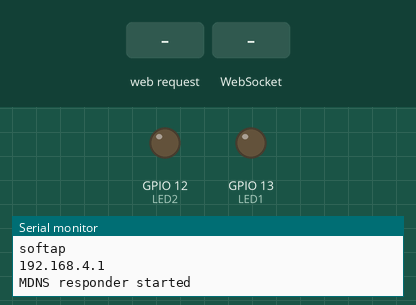
Recording of a sketch running on a simulated ESP8266 (NodeMCU). Shown: output pins drawn as LEDs (lit = HIGH), the last lines printed to the serial monitor. The inputs (shaded band) are chosen by the test bench.

Above: at 1.2 s.
1.3 s: HTTP request GET /led1/on received
At 2.4 s:
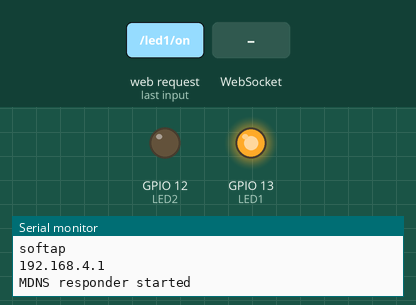
2.8 s: WebSocket text "1" received
At 3.6 s:
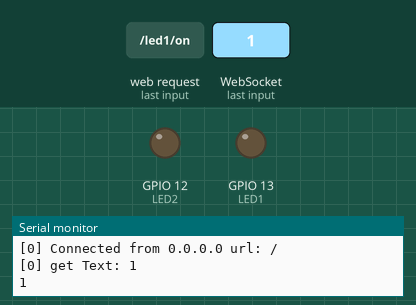
Timing chart, 0 to 5.8 s (numbered marks = the images above; inputs shaded):
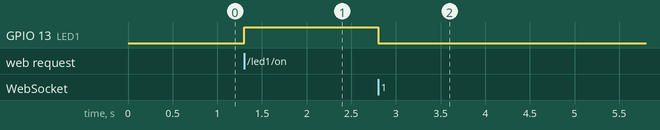

The sketch:

Tool_AsyncElegantOta.ino
```cpp
#include <ESP8266WiFi.h>
#include <ESP8266mDNS.h>
#include <WebSocketsServer.h>

#include <ArduinoJson.h>
#include "WebPage.h"


#define LED1 13
#define LED2 12


// ipaddress/led1/on
//ipaddress/led1/off

// ipaddress/led2/on
//ipaddress/led2/off
#include <ESPAsyncTCP.h>
#include <AsyncElegantOTA.h>
#include <ESPAsyncWebServer.h>

AsyncWebServer server(80); // server port 80
WebSocketsServer websockets(81);

void notFound(AsyncWebServerRequest *request)
{
  request->send(404, "text/plain", "Page Not found");
}


void webSocketEvent(uint8_t num, WStype_t type, uint8_t * payload, size_t length) {

  switch (type)
  {
    case WStype_DISCONNECTED:
      Serial.printf("[%u] Disconnected!\n", num);
      break;
    case WStype_CONNECTED: {
        IPAddress ip = websockets.remoteIP(num);
        Serial.printf("[%u] Connected from %d.%d.%d.%d url: %s\n", num, ip[0], ip[1], ip[2], ip[3], payload);

        // send message to client
        websockets.sendTXT(num, "Connected from server");
      }
      break;
    case WStype_TEXT:
      Serial.printf("[%u] get Text: %s\n", num, payload);
      String message = String((char*)( payload));
      Serial.println(message);


     DynamicJsonDocument doc(200);
    // deserialize the data
    DeserializationError error = deserializeJson(doc, message);
    // parse the parameters we expect to receive (TO-DO: error handling)
      // Test if parsing succeeds.
  if (error) {
    Serial.print("deserializeJson() failed: ");
    Serial.println(error.c_str());
    return;
  }

  int LED1_status = doc["LED1"];
  int LED2_status = doc["LED2"];
  digitalWrite(LED1,LED1_status);
  digitalWrite(LED2,LED2_status);


  }
}

void setup(void)
{

  Serial.begin(115200);
  pinMode(LED1,OUTPUT);
  pinMode(LED2,OUTPUT);

  WiFi.softAP("techiesms", "");
  Serial.println("softap");
  Serial.println("");
  Serial.println(WiFi.softAPIP());


  if (MDNS.begin("ESP")) { //esp.local/
    Serial.println("MDNS responder started");
  }


  server.on("/", [](AsyncWebServerRequest * request)
  {

  request->send_P(200, "text/html", webpage);
  });

   server.on("/led1/on", HTTP_GET, [](AsyncWebServerRequest * request)
  {
    digitalWrite(LED1,HIGH);
  request->send_P(200, "text/html", webpage);
  });

  server.onNotFound(notFound);

  AsyncElegantOTA.begin(&server);    // Start AsyncElegantOTA
  server.begin();  // it will start webserver
  websockets.begin();
  websockets.onEvent(webSocketEvent);

}


void loop(void)
{
  AsyncElegantOTA.loop();
 websockets.loop();
}
```

WebPage.h
```cpp
char webpage[] PROGMEM = R"=====(

<!DOCTYPE html>
<html>
  <meta name='viewport' content='width=device-width, initial-scale=1'>
  <head>
    <title>webpage sederhana</title>
    <style>
    button {
      margin: 3px 1px 3px 1px;
      display: inline-block; cursor: pointer; box-shadow: 1px 1px 2px 0 rgba(0,0,0,0.2);
      font: normal normal bold 17px/normal "Times New Roman", Times, serif;
      text-shadow:0px 1px 0px #b23e35; color: rgba(255,255,255,1); background: #e06666;
      border-radius:28px; border:1px solid #ffffff; padding:16px 31px;
    }
    hr {
      margin: 47px 10px 47px 10px; border: 2px solid #eee;
    }
    .key {
      background-color:#ffffff; border-radius:15px; color:#000000; font-size:14px; padding:75px 15px;
    }
    </style>
<script>

var connection = new WebSocket('ws://'+location.hostname+':81/');

var PlayerData = 0;
var MusikData = 0;

function Player(playermode)
{
  PlayerData = playermode;
  console.log("player - " '+playermode+');
  send_data();
}

function Musik(musikmode)
{
  MusikData = musikmode;
console.log("musik - " '+musikmode+');
send_data();
}

function send_data()
{
  var full_data = '{"PLAYER" :'+PlayerData+',"MUSIK":'+MusikData+'}';
  connection.send(full_data);
}


</script>
<body style="background-color:DodgerBlue;">

<center>
<h1>esp8266 WebServer</h1>
<hr/>
<h3> Player </h3>
<div>
    <button onclick= "Player(1)" >On</button>
    <button onclick="Player(2)" >Random</button>
    <button onclick="Player(3)" >Off</button>
</div>
<hr/>
<h3> Musik </h3>
<div>
    <button onclick="Musik(1)">satu</button>
    <button onclick="Musik(2)">dua</button>
    <button onclick="Musik(3)">tiga</button>
    <button onclick="Musik(4)">empat</button>
    <button onclick="musikmode(5)">Lima</button>
    <button onclick="musikmode(6)">enam</button>
</div>
<hr/>
<h3>Update Software</h3>
<button class="tombol" onclick="window.location = 'http://'+location.hostname+'/update'">Update</button>


</center>
</body>
</html>

)=====";
```

Measured:
- after the input at 1.3 s, GPIO 13 (LED1): LOW → HIGH at once
- after the input at 2.8 s, GPIO 13 (LED1): HIGH → LOW at once
